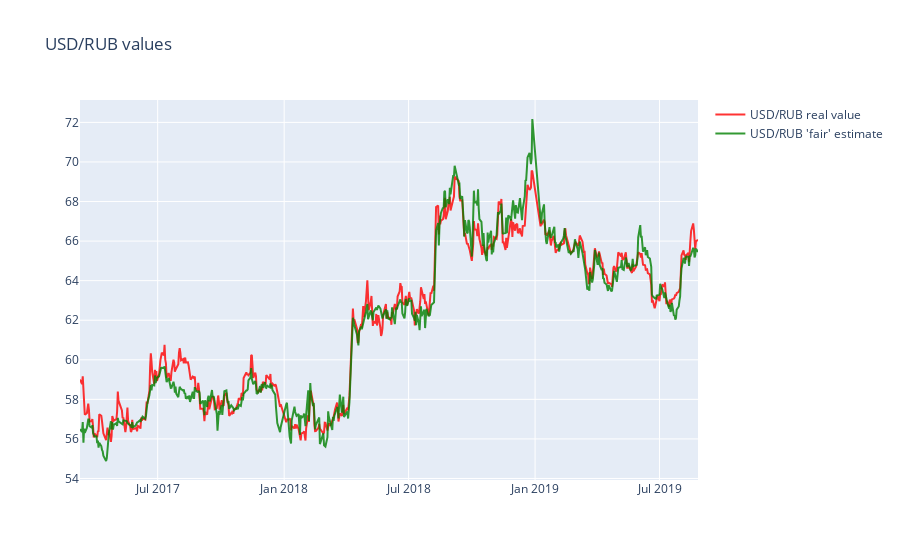

Source (notebook cell):
### Code cell
fig = go.Figure()
fig.add_trace(go.Scatter(
                x=predict_df.Date,
                y=predict_df.USD_RUB,
                name="USD/RUB real value ",
                line_color='red',
                opacity=0.8))

fig.add_trace(go.Scatter(
                x=predict_df.Date,
                y=predict_df.prediction,
                name="USD/RUB 'fair' estimate",
                line_color='green',
                opacity=0.8))

fig.update_layout(title_text="USD/RUB values")
fig.show()

### Figure 1 — Plotly figure (JSON) as saved in the notebook; plotly's stock layout.template omitted (floating-point values rounded to 4 significant figures; data arrays with more than 128 entries replaced by an {"elided": "..."} marker saying what was removed)
{"data": [{"line": {"color": "red"}, "name": "USD/RUB real value ", "opacity": 0.8, "type": "scatter", "x": {"elided": "585 str values"}, "y": {"elided": "585 float values"}}, {"line": {"color": "green"}, "name": "USD/RUB 'fair' estimate", "opacity": 0.8, "type": "scatter", "x": {"elided": "585 str values"}, "y": {"elided": "585 float values"}}], "layout": {"title": {"text": "USD/RUB values"}}}
